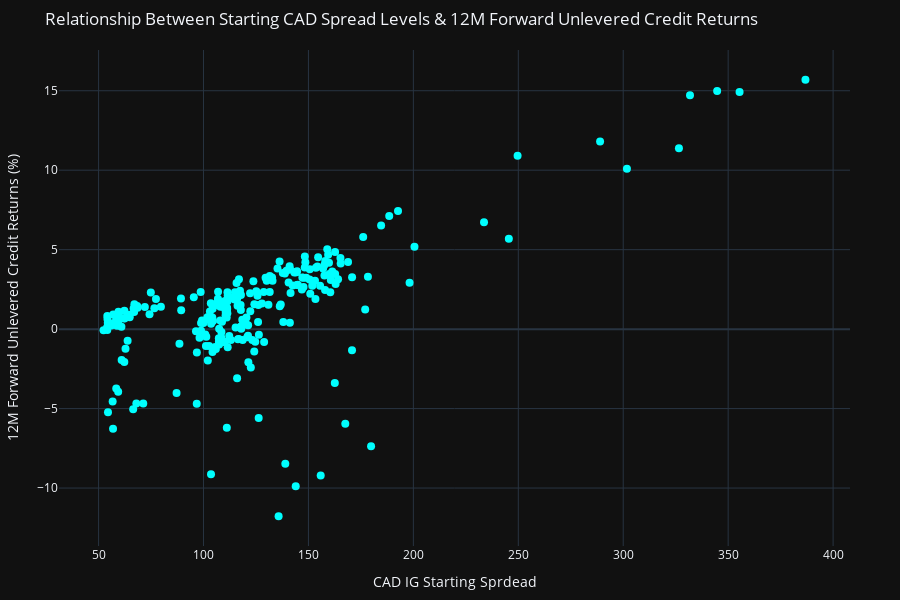

The notebook cell this image was saved under:
### Markdown cell above
# Generating Interesting Visuals

### Code cell
# Resample the data to monthly frequency, taking the last observation of each month  
sprds_credit_unlevered_index_monthly_last = sprds_credit_unlevered_index.resample('ME').last()  
  
# Calculate the 12-period forward percentage change for 'cad_ig_oas_index'  
sprds_credit_unlevered_index_monthly_last['cad_ig_oas_index_forward_pct_change_12'] = sprds_credit_unlevered_index_monthly_last['cad_ig_oas_index'].pct_change(periods=12).shift(-12) * 100  
  
# Identify the last data point  
last_data_point = sprds_credit_unlevered_index_monthly_last.iloc[-1]  

# Create a scatter plot to show the relationship with hover information including the date  
fig = go.Figure()  

# Plot all data points  
fig.add_trace(go.Scatter(  
    x=sprds_credit_unlevered_index_monthly_last['cad_ig_oas'],  
    y=sprds_credit_unlevered_index_monthly_last['cad_ig_oas_index_forward_pct_change_12'],  
    mode='markers',  
    marker=dict(color='cyan', size=8),  
    text=sprds_credit_unlevered_index_monthly_last.index.strftime('%Y-%m-%d'),  
    hovertemplate='<b>Date:</b> %{text}<br>' +  
                  '<b>CAD IG OAS:</b> %{x}<br>' +  
                  '<b>Forward % Change:</b> %{y:.2f}%<extra></extra>',  
    showlegend=False  
))  

# Update layout with responsive settings  
fig.update_layout(  
    title='Relationship Between Starting CAD Spread Levels & 12M Forward Unlevered Credit Returns',  
    xaxis_title='CAD IG Starting Sprdead',  
    yaxis_title='12M Forward Unlevered Credit Returns (%)',  
    template='plotly_dark',  
    autosize=True,  
    height=600,  
    margin=dict(l=50, r=50, t=50, b=50),  
)  

# Configure for notebook display  
config = {  
    'responsive': True,  
    'displayModeBar': True,  
    'displaylogo': False,  
}  

# Show the plot with config  
fig.show(config=config)

# Create plots directory if it doesn't exist
plots_dir = os.path.join(os.getcwd(), 'plots')
if not os.path.exists(plots_dir):
    os.makedirs(plots_dir)

# Generate filename with timestamp
timestamp = datetime.now().strftime('%Y%m%d_%H%M%S')
filename = f'cad_ig_oas_returns_relationship_{timestamp}.html'
filepath = os.path.join(plots_dir, filename)

# Save the plot
fig.write_html(
    filepath,
    include_plotlyjs=True,
    full_html=True,
    config=config
)

print(f"Plot saved to: {filepath}")

### Figure 1 — Plotly figure (JSON) as saved in the notebook; plotly's stock layout.template omitted (floating-point values rounded to 4 significant figures; data arrays with more than 128 entries replaced by an {"elided": "..."} marker saying what was removed)
{"data": [{"hovertemplate": "<b>Date:</b> %{text}<br><b>CAD IG OAS:</b> %{x}<br><b>Forward % Change:</b> %{y:.2f}%<extra></extra>", "marker": {"color": "cyan", "size": 8}, "mode": "markers", "showlegend": false, "text": {"elided": "265 str values"}, "type": "scatter", "x": {"elided": "265 float values"}, "y": {"elided": "265 float values"}}], "layout": {"autosize": true, "height": 600, "margin": {"b": 50, "l": 50, "r": 50, "t": 50}, "title": {"text": "Relationship Between Starting CAD Spread Levels & 12M Forward Unlevered Credit Returns"}, "xaxis": {"title": {"text": "CAD IG Starting Sprdead"}}, "yaxis": {"title": {"text": "12M Forward Unlevered Credit Returns (%)"}}}}
